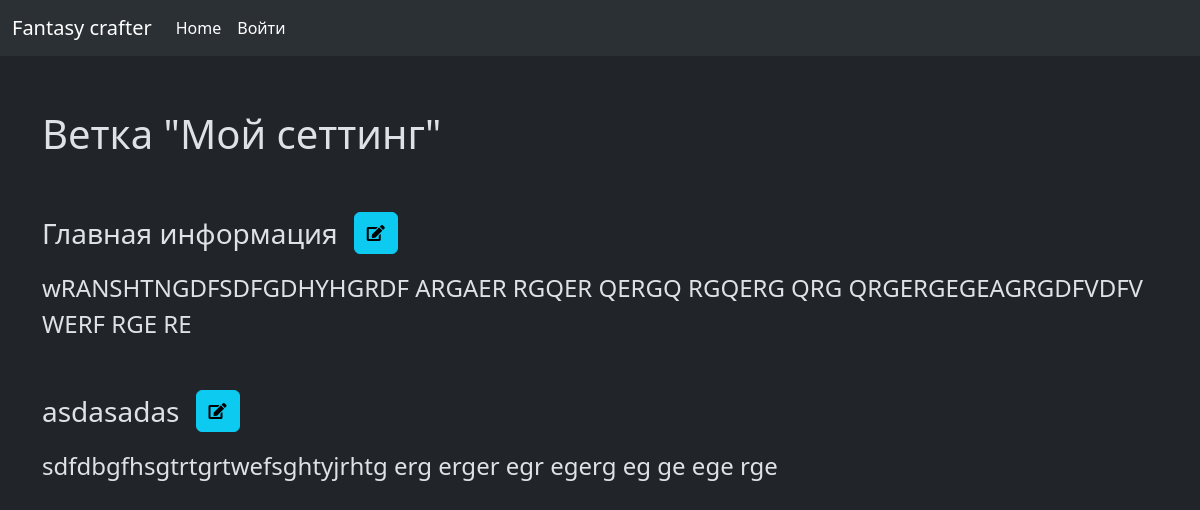
The app's page /show_node/1, older data.
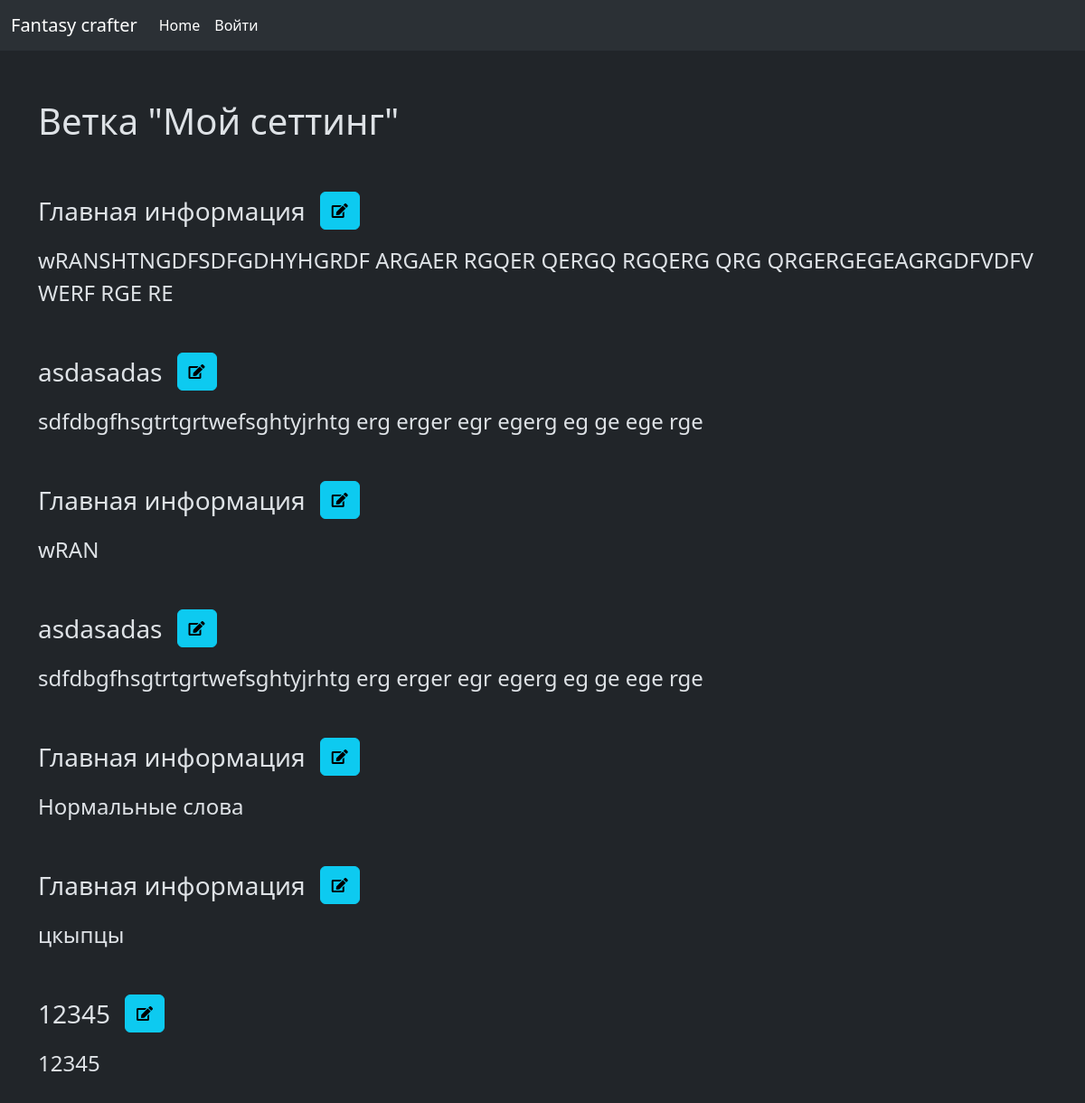
The same page, newer data.
### node_manager/models.py (models this page shows)
class Nodes(models.Model):
    name = models.CharField(max_length=200)
    access_mode = models.ForeignKey(AccessModes, null=False, blank=False, on_delete=models.DO_NOTHING)
    owner = models.ForeignKey(User, null=False, blank=False, on_delete=models.DO_NOTHING, related_name='node_owner') # TODO: make "if owner changes" logic
    creator = models.ForeignKey(User, null=False, blank=False, on_delete=models.DO_NOTHING, related_name='node_creator') # TODO: make "if creator deleted" logic
    parent = models.ForeignKey('self', null=True, blank=True, on_delete=models.SET_NULL)
    level = models.IntegerField(default=0, null=False, blank=False)
    root_parent = models.ForeignKey('self', null=True, blank=True, on_delete=models.DO_NOTHING, related_name='root')
    class Meta:
        unique_together= (('name', 'creator'))

class NodePiece(models.Model):
    piece_name =  models.CharField(max_length=200)
    node = models.ForeignKey(Nodes, null=False, blank=False, on_delete=models.CASCADE)
    is_secret = models.BooleanField(null=False, blank=False, default=True) # defines if owner wants to show this piece to ANYONE except himself
    body = models.CharField()

### node_manager/views.py (the view, shortened to what this page needs)
# urls.py: path('show_node/<int:pk>', views.show_node, name='show_node'),
def show_node(request, pk):
    node = Nodes.objects.get(pk=pk)
    pieces = NodePiece.objects.filter(node=node)
    print(request.POST)
    if request.user != node.owner:
        form = None
    else:
        form = NodePieceForm()
    return render(request, "show_node.html", {'form': form, 'pieces': pieces, "node": node})

### node_manager/templates/show_node.html (shortened to what this page needs)
{% extends 'base_layout.html' %}
{% block content %}
<div class="container my-5">
    <div class="fs-1 mb-5">Ветка "{{ node.name }}"</div>
    {% for piece in pieces %}
    <div class="mb-5 piece" id="piece-{{piece.id}}" id_value="{{ piece.id }}">
        <div class="mb-3 d-flex gap-3">
            <div class="fs-3 piece_name">{{ piece.piece_name }}</div>
            <button class="btn btn-info"><span class="fa fa-edit"></span></button>
        </div>
        <div class="fs-4 piece_body">{{ piece.body}}</div>
    </div>
    {% endfor %}
</div>
{% endblock %}

### node_manager/templates/base_layout.html (shortened to what this page needs)
{% load static %}
<!DOCTYPE html>
<html lang="en" data-bs-theme="dark">
<head>
  <link rel="stylesheet" href="{% static 'tree_style.scss' %}" />
  <link rel="stylesheet" href="https://use.fontawesome.com/releases/v5.8.1/css/all.css">
  <link href="https://cdn.jsdelivr.net/npm/bootstrap@5.3.6/dist/css/bootstrap.min.css" rel="stylesheet">
</head>
<body>
    <nav class="navbar navbar-expand-lg bg-body-tertiary">
      <div class="container-fluid">
        <a class="navbar-brand" href="{% url 'node_manager:home' %}">Fantasy crafter</a>
        <div class="collapse navbar-collapse" id="navbarSupportedContent">
          <ul class="navbar-nav me-auto mb-2 mb-lg-0">
            <li class="nav-item">
              <a class="nav-link active" aria-current="page" href="{% url 'node_manager:home' %}">Home</a>
            </li>
            {% if user.is_authenticated %}
            <li class="nav-item">
              <a class="nav-link active" href="{% url 'node_manager:create_root' %}">Создать новое дерево</a>
            </li>
            <li class="nav-item">
              <a class="nav-link active" href="{% url 'users:logout' %}">Выйти</a>
            </li>
            {% else %}
            <li class="nav-item">
              <a class="nav-link active" href="{% url 'users:login' %}">Войти</a>
            </li>
            {% endif %}
          </ul>
        </div>
      </div>
    </nav>
  <main>{% block content %} {% endblock %}</main>
</body>
</html>

Row changes from the older to the newer data that the page shows:
added NodePiece: {{ piece.id }} 30 (drawn), piece_name "Главная информация", body "wRAN"
added NodePiece: {{ piece.id }} 31 (drawn), piece_name "asdasadas", body "sdfdbgfhsgtrtgrtwefsghtyjrhtg erg erger egr egerg eg ge ege rge"
added NodePiece: {{ piece.id }} 32 (drawn), piece_name "Главная информация", body "Нормальные слова"
added NodePiece: {{ piece.id }} 33 (drawn), piece_name "Главная информация", body "цкыпцы"
added NodePiece: {{ piece.id }} 34 (drawn), piece_name "12345", body "12345"
